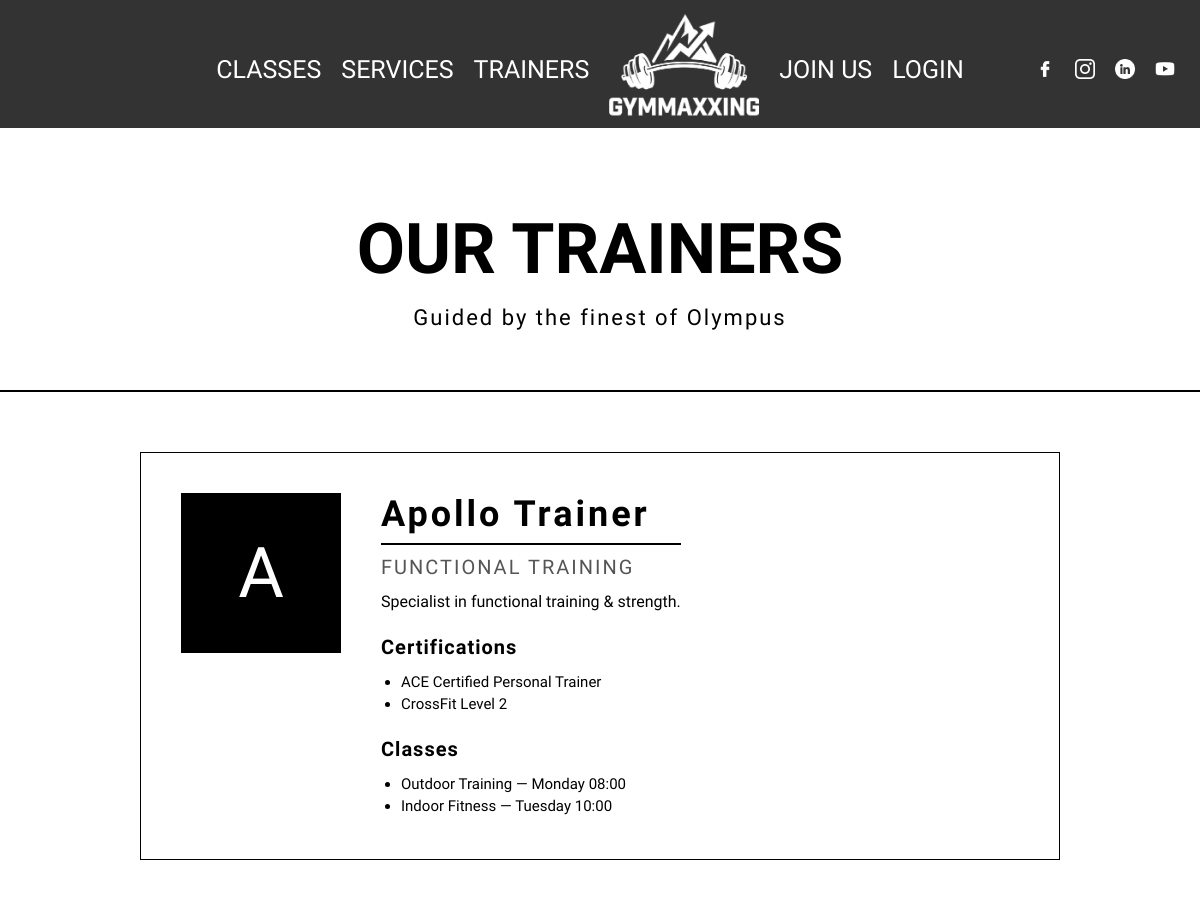
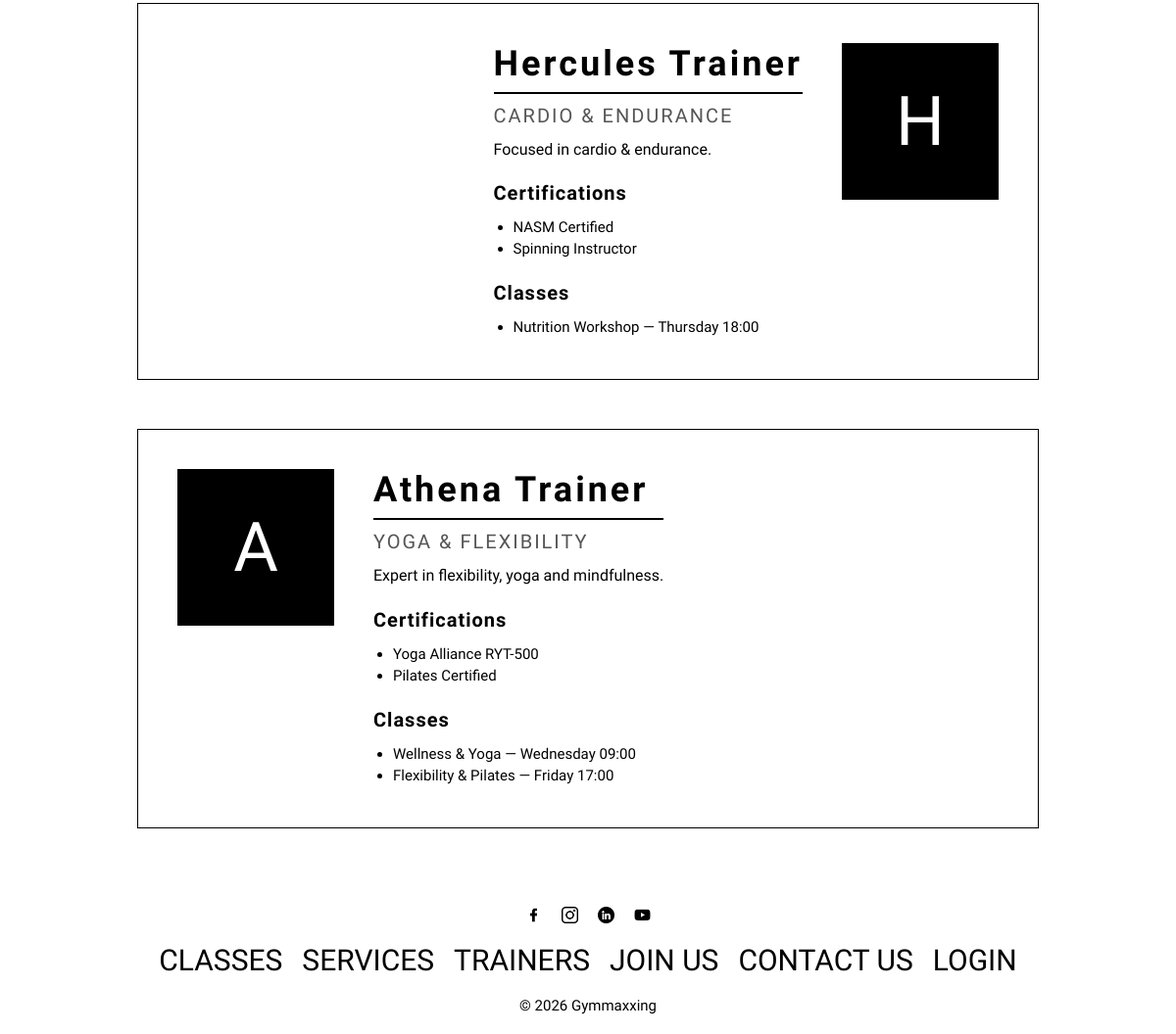
/pages/trainers.php, run on the app's committed database (2 pictures, top to bottom).
### tables this page shows
CREATE TABLE User (
    id INTEGER PRIMARY KEY AUTOINCREMENT,
    name TEXT NOT NULL,
    username TEXT NOT NULL UNIQUE,
    email TEXT NOT NULL UNIQUE,
    password TEXT NOT NULL,
    phone TEXT,
    photo TEXT,
    role TEXT NOT NULL CHECK(role IN ('member', 'trainer', 'admin')),
    active INTEGER NOT NULL DEFAULT 1
);

CREATE TABLE TrainerProfile (
    id INTEGER PRIMARY KEY AUTOINCREMENT,
    userId INTEGER NOT NULL UNIQUE,
    bio TEXT,
    specialization TEXT,
    certifications TEXT,
    FOREIGN KEY (userId) REFERENCES User(id) ON DELETE CASCADE
);

CREATE TABLE Class (
    id INTEGER PRIMARY KEY AUTOINCREMENT,
    title TEXT NOT NULL,
    type TEXT NOT NULL,
    description TEXT,
    image TEXT,
    schedule TEXT NOT NULL,
    capacity INTEGER NOT NULL,
    trainerId INTEGER NOT NULL,
    FOREIGN KEY (trainerId) REFERENCES User(id) ON DELETE CASCADE
);

### database/user.class.php (called while the page is built, shortened)
<?php
class User {
    public function __construct(int $id, string $name, string $username, string $email, string $password, ?string $phone, ?string $photo, string $role, int $active = 1) {
        $this->id = $id;
        $this->name = $name;
        $this->photo = $photo;
    }
    private static function fromRow(array $u) : User {
        return new User($u['id'], $u['name'], $u['username'], $u['email'], $u['password'], $u['phone'], $u['photo'], $u['role'], $u['active']);
    }
    static function getUsersByRole(PDO $db, string $role) : array {
        $stmt = $db->prepare('SELECT * FROM User WHERE role = ?');
        $stmt->execute([$role]);
        $users = [];
        while ($u = $stmt->fetch())
            $users[] = self::fromRow($u);
        return $users;
    }
}
?>

### database/trainerprofile.class.php (called while the page is built, shortened)
<?php
class TrainerProfile {
    public function __construct(int $id, int $userId, ?string $bio, ?string $specialization, ?string $certifications) {
        $this->bio = $bio;
        $this->specialization = $specialization;
        $this->certifications = $certifications;
    }
    private static function fromRow(array $t) : TrainerProfile {
        return new TrainerProfile($t['id'], $t['userId'], $t['bio'], $t['specialization'], $t['certifications']);
    }
    static function getByUserId(PDO $db, int $userId) : ?TrainerProfile {
        $stmt = $db->prepare('SELECT * FROM TrainerProfile WHERE userId = ?');
        $stmt->execute([$userId]);
        $t = $stmt->fetch();
        return $t ? self::fromRow($t) : null;
    }
}
?>

### database/class.class.php (called while the page is built, shortened)
<?php
class GymClass {
    public function __construct(int $id, string $title, string $type, ?string $description, ?string $image, string $schedule, int $capacity, int $trainerId) {
        $this->title = $title;
        $this->schedule = $schedule;
    }
    private static function fromRow(array $c) : GymClass {
        return new GymClass($c['id'], $c['title'], $c['type'], $c['description'], $c['image'], $c['schedule'], $c['capacity'], $c['trainerId']);
    }
    static function getClassesByTrainer(PDO $db, int $trainerId) : array {
        $stmt = $db->prepare('SELECT * FROM Class WHERE trainerId = ?');
        $stmt->execute([$trainerId]);
        $classes = [];
        while ($c = $stmt->fetch())
            $classes[] = self::fromRow($c);
        return $classes;
    }
}
?>

### pages/trainers.php (the view, shortened to what this page needs)
<?php
require_once __DIR__ . '/../database/connection.db.php';
require_once __DIR__ . '/../database/user.class.php';
require_once __DIR__ . '/../database/trainerprofile.class.php';
require_once __DIR__ . '/../database/class.class.php';
$db       = getDatabaseConnection();
$trainers = User::getUsersByRole($db, 'trainer');
require_once __DIR__ . '/../templates/header.php';
?>
        <section class="page-hero">
            <h1>OUR TRAINERS</h1>
            <p>Guided by the finest of Olympus</p>
        </section>
        <section class="trainers-list">
            <?php foreach ($trainers as $trainer):
                $profile = TrainerProfile::getByUserId($db, $trainer->id);
                $classes = GymClass::getClassesByTrainer($db, $trainer->id);
                $initial = strtoupper(substr($trainer->name, 0, 1));
                $certList = $profile && $profile->certifications ? explode(', ', $profile->certifications) : [];
            ?>
            <article class="trainer-card">
                <?php if ($trainer->photo): ?>
                    <img class="trainer-avatar-img" src="/uploads/<?= htmlspecialchars($trainer->photo) ?>" alt="<?= htmlspecialchars($trainer->name) ?>">
                <?php else: ?>
                    <div class="trainer-avatar"><?= $initial ?></div>
                <?php endif; ?>
                <div class="trainer-info">
                    <h2><?= htmlspecialchars($trainer->name) ?></h2>
                    <?php if ($profile && $profile->specialization): ?>
                        <p class="trainer-specialization"><?= htmlspecialchars($profile->specialization) ?></p>
                    <?php endif; ?>
                    <?php if ($profile && $profile->bio): ?>
                        <p class="trainer-bio"><?= htmlspecialchars($profile->bio) ?></p>
                    <?php endif; ?>
                    <?php if (!empty($certList)): ?>
                        <h3>Certifications</h3>
                        <ul>
                            <?php foreach ($certList as $cert): ?>
                                <li><?= htmlspecialchars(trim($cert)) ?></li>
                            <?php endforeach; ?>
                        </ul>
                    <?php endif; ?>
                    <?php if (!empty($classes)): ?>
                        <h3>Classes</h3>
                        <ul>
                            <?php foreach ($classes as $class): ?>
                                <li><?= htmlspecialchars($class->title) ?> &mdash; <?= htmlspecialchars($class->schedule) ?></li>
                            <?php endforeach; ?>
                        </ul>
                    <?php endif; ?>
                </div>
            </article>
            <?php endforeach; ?>
        </section>
<?php require_once __DIR__ . '/../templates/footer.php'; ?>

### css/base.css (style rules this page uses)
:root { --color-primary: #000000; --color-background: #ffffff; --color-text: #000000; --font-main: 'Pathway Gothic One', sans-serif; }
* { margin: 0; padding: 0; box-sizing: border-box; }
body { background-color: var(--color-background); color: var(--color-text); font-family: var(--font-main); }
h1 { font-size: 2rem; }
h2 { font-size: 1.5rem; }
h3 { font-size: 1.25rem; }
ul { list-style: none; }

### css/components.css (style rules this page uses)
.page-hero { text-align: center; padding: 80px 20px 60px; border-bottom: 2px solid #000; }
.page-hero h1 { font-size: 70px; margin-bottom: 15px; }
.page-hero p { font-size: 22px; letter-spacing: 2px; }

### css/specific.css (style rules this page uses)
body { overflow-x: hidden; }
.trainers-list { max-width: 1000px; margin: 60px auto; padding: 0 40px; display: flex; flex-direction: column; gap: 50px; }
.trainer-card { display: flex; gap: 40px; padding: 40px; border: 1px solid #000; transition: background-color 0.3s; }
.trainer-card:nth-child(even) { flex-direction: row-reverse; }
.trainer-avatar { width: 160px; height: 160px; min-width: 160px; background: #000; color: #fff; font-size: 70px; display: flex; align-items: center; justify-content: center; font-family: var(--font-main); }
.trainer-info { display: flex; flex-direction: column; gap: 10px; }
.trainer-info h2 { font-size: 36px; letter-spacing: 3px; border-bottom: 2px solid #000; padding-bottom: 8px; }
.trainer-specialization { font-size: 20px; letter-spacing: 2px; text-transform: uppercase; color: #555; }
.trainer-bio { font-size: 16px; line-height: 1.6; }
.trainer-info h3 { font-size: 20px; letter-spacing: 1px; margin-top: 10px; }
.trainer-info ul { padding-left: 20px; list-style: disc; }
.trainer-info li { font-size: 15px; margin: 4px 0; }

### data on the page
user: name "A", name "Apollo Trainer", trainerprofile.specialization "FUNCTIONAL TRAINING", trainerprofile.bio "Specialist in functional training & strength.", trainerprofile.certifications "ACE Certified Personal Trainer", trainerprofile.certifications "CrossFit Level 2"
class: title "Outdoor Training", schedule "Monday 08:00"
class: title "Indoor Fitness", schedule "Tuesday 10:00"
user: name "H", name "Hercules Trainer", trainerprofile.specialization "CARDIO & ENDURANCE", trainerprofile.bio "Focused in cardio & endurance.", trainerprofile.certifications "NASM Certified", trainerprofile.certifications "Spinning Instructor"
class: title "Nutrition Workshop", schedule "Thursday 18:00"
user: name "A", name "Athena Trainer", trainerprofile.specialization "YOGA & FLEXIBILITY", trainerprofile.bio "Expert in flexibility, yoga and mindfulness.", trainerprofile.certifications "Yoga Alliance RYT-500", trainerprofile.certifications "Pilates Certified"
class: title "Wellness & Yoga", schedule "Wednesday 09:00"
class: title "Flexibility & Pilates", schedule "Friday 17:00"
